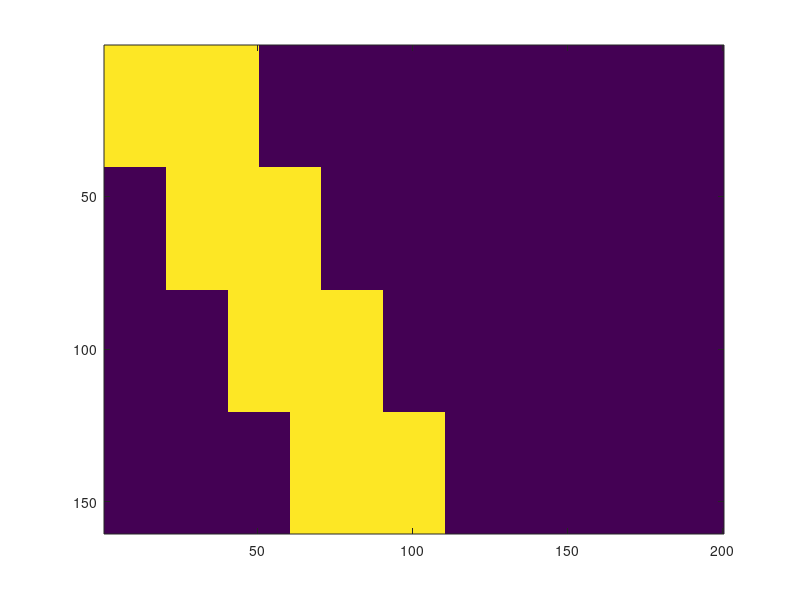
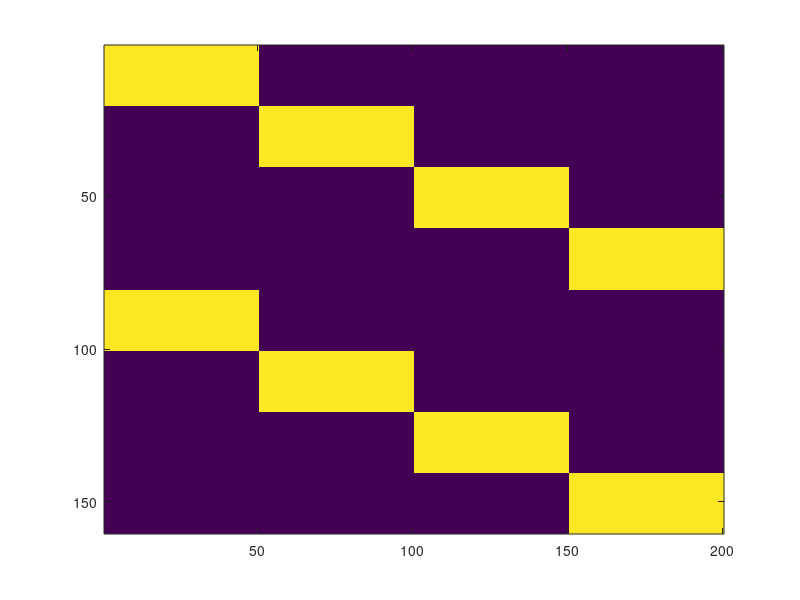
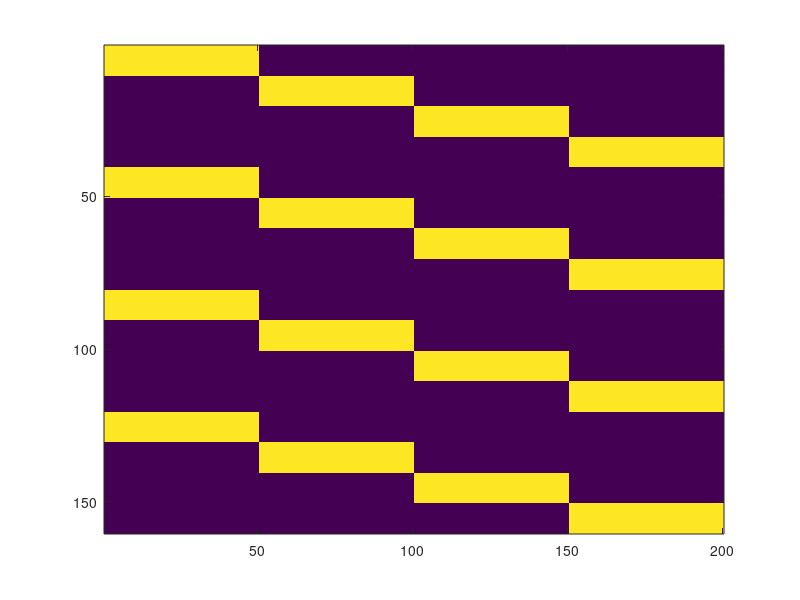

MATLAB code to generate these figures, in order: (Note: this script raises an error after producing the figures.)
clearvars;

%% create stimuli
% moving stim similar to the exp but 4 locations so that it is going to the
% right (net motion different from 0)

%%% 2.5 Hz
f1 = [ones(40,50) zeros(40,150)];
mouv(:,:,3) = [f1; circshift(f1,20,2); circshift(f1,40,2); circshift(f1,60,2)];
% test = [mouv(:,:,3) mouv(:,:,3)*0;...
%     0*mouv(:,:,3) mouv(:,:,3)];
% figure;imagesc(test)
figure;imagesc(mouv(:,:,3))

%%% 5 Hz
f1 = [ones(20,50) zeros(20,150)];
cycle4 = [f1; circshift(f1,50,2); circshift(f1,100,2); circshift(f1,150,2)];
mouv(:,:,2) = repmat(cycle4,2,1);
figure;imagesc(mouv(:,:,2))


%%% 10 Hz
f1 = [ones(10,50) zeros(10,150)];
cycle4 = [f1; circshift(f1,50,2); circshift(f1,100,2); circshift(f1,150,2)];
mouv(:,:,1) = repmat(cycle4,4,1);
figure;imagesc(mouv(:,:,1))

fq=[10 5 2];

for fff = 1:size(mouv,3)
    stim = mouv(:,:,fff);
[total_energy, motion_energy, energy_flicker, motion_contrast, peak] = energy(stim);

            flickerMouv(fff) = energy_flicker;
            motionMouv(fff) = motion_energy;
            
% Plot the stimulus
figure; 
subplot(2,1,1);
imagesc(stim); 
colormap(gray);
axis off
caxis([0 1.0]);
axis equal
title('Stimulus');

subplot(2,1,2);
imagesc(motion_contrast); 
colormap(gray);
axis off
caxis([-peak peak]); colorbar;
axis equal
title('Normalised Motion Energy');

saveas(gcf,['realMotion' num2str(fq(fff)) 'Hz'],'png' );
end

save('sumMouv.mat','flickerMouv','motionMouv')

